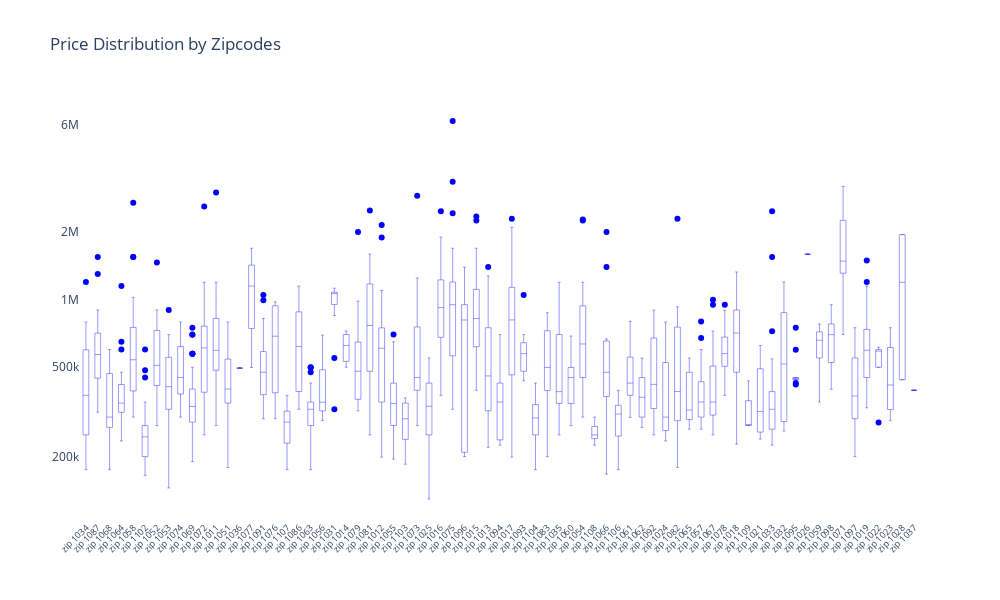

Here is the notebook cell this chart was saved with:
### Markdown cell above
### plots

### Code cell
fig = go.Figure()
y = pararius['price']
x = pararius['zipcode_num'].astype(str)

fig.add_trace(go.Box(y=y, 
                     x='zip ' + x,
                     fillcolor='rgba(0,0,0,0)', 
                     line = dict(color = 'blue', width=0.4),
                    ))
fig.update_layout(title_text='Price Distribution by Zipcodes',
                  width=1000,
                  height=600,
                  plot_bgcolor='rgba(0,0,0,0)',
                  xaxis=dict(tickangle=-45, nticks=80, tickfont=dict(size=9)),
                  yaxis=dict(gridcolor='#EEEEEE', gridwidth=0.1, nticks=15)
                 )
fig.update_yaxes(tickvals=[100000, 200000, 500000, 1000000, 2000000, 6000000])
fig.update_yaxes(type="log")

fig.show()

### Figure 1 — Plotly figure (JSON) as saved in the notebook; plotly's stock layout.template omitted (floating-point values rounded to 4 significant figures; data arrays with more than 128 entries replaced by an {"elided": "..."} marker saying what was removed)
{"data": [{"fillcolor": "rgba(0,0,0,0)", "line": {"color": "blue", "width": 0.4}, "type": "box", "x": {"elided": "1308 str values"}, "y": {"elided": "1308 int values"}}], "layout": {"height": 600, "plot_bgcolor": "rgba(0,0,0,0)", "title": {"text": "Price Distribution by Zipcodes"}, "width": 1000, "xaxis": {"nticks": 80, "tickangle": -45, "tickfont": {"size": 9}}, "yaxis": {"gridcolor": "#EEEEEE", "gridwidth": 0.1, "nticks": 15, "tickvals": [100000, 200000, 500000, 1000000, 2000000, 6000000], "type": "log"}}}
